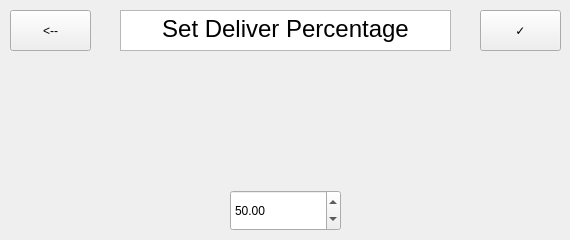
    <widget class="QWidget" name="deliverNowPercentagePage">
     <widget class="QPushButton" name="backToExtendedPageBTN">
      <property name="geometry">
       <rect>
        <x>10</x>
        <y>10</y>
        <width>81</width>
        <height>41</height>
       </rect>
      </property>
      <property name="text">
       <string>&lt;--</string>
      </property>
     </widget>
     <widget class="QPushButton" name="setDeliverBTN">
      <property name="geometry">
       <rect>
        <x>480</x>
        <y>10</y>
        <width>81</width>
        <height>41</height>
       </rect>
      </property>
      <property name="text">
       <string>✓</string>
      </property>
     </widget>
     <widget class="QTextEdit" name="textEdit_11">
      <property name="geometry">
       <rect>
        <x>120</x>
        <y>10</y>
        <width>331</width>
        <height>41</height>
       </rect>
      </property>
      <property name="readOnly">
       <bool>true</bool>
      </property>
      <property name="html">
       <string>&lt;!DOCTYPE HTML PUBLIC &quot;-//W3C//DTD HTML 4.0//EN&quot; &quot;http://www.w3.org/TR/REC-html40/strict.dtd&quot;&gt;
&lt;html&gt;&lt;head&gt;&lt;meta name=&quot;qrichtext&quot; content=&quot;1&quot; /&gt;&lt;style type=&quot;text/css&quot;&gt;
p, li { white-space: pre-wrap; }
&lt;/style&gt;&lt;/head&gt;&lt;body style=&quot; font-family:'Sans'; font-size:10pt; font-weight:400; font-style:normal;&quot;&gt;
&lt;p align=&quot;center&quot; style=&quot; margin-top:0px; margin-bottom:0px; margin-left:0px; margin-right:0px; -qt-block-indent:0; text-indent:0px;&quot;&gt;&lt;span style=&quot; font-size:18pt;&quot;&gt;Set Deliver Percentage&lt;/span&gt;&lt;/p&gt;&lt;/body&gt;&lt;/html&gt;</string>
      </property>
     </widget>
     <widget class="QDoubleSpinBox" name="deliverNowSpinbox">
      <property name="geometry">
       <rect>
        <x>230</x>
        <y>190</y>
        <width>111</width>
        <height>41</height>
       </rect>
      </property>
      <property name="value">
       <double>50.000000000000000</double>
      </property>
     </widget>
    </widget>
